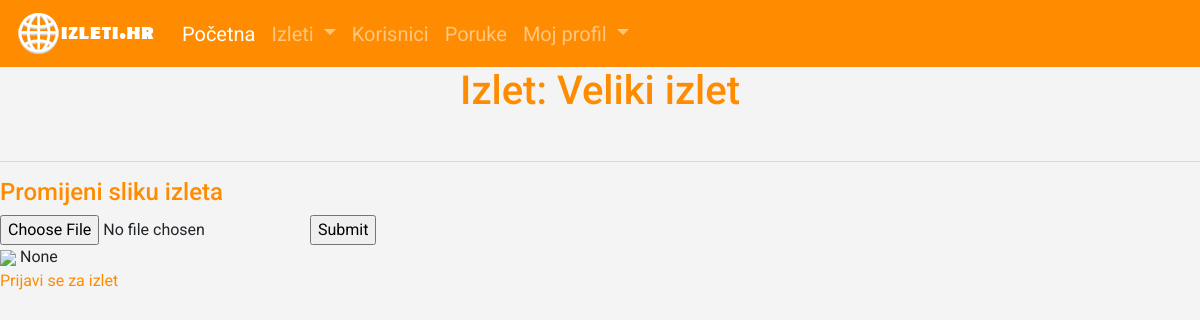
Page /izlet/2 (signed in) on the earlier database version.
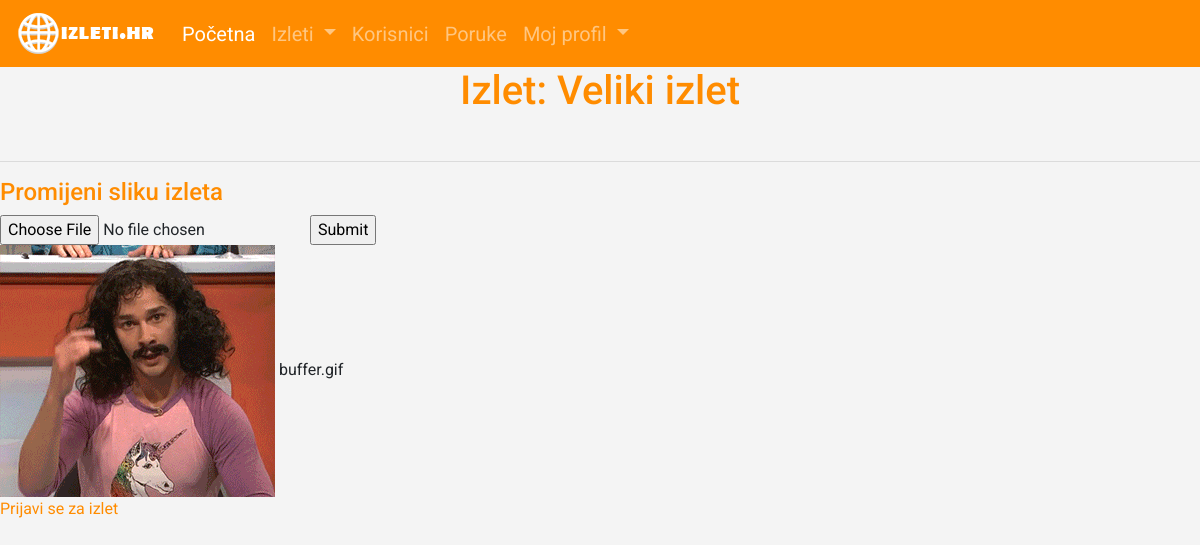
Same page on the later database version.
### app/models.py (models this page shows, shortened)
class Izlet(db.Model):
    id=db.Column(db.Integer,primary_key=True)
    naziv=db.Column(db.String(100),index=True)
    cijena=db.Column(db.Float,nullable=True)
    lokacija=db.Column(db.String(100),nullable=True)
    datum_polaska=db.Column(db.DateTime,nullable=True)
    datum_povratka=db.Column(db.DateTime,nullable=True)
    timestamp = db.Column(db.DateTime, index=True, default=datetime.utcnow)
    opis=db.Column(db.String(500), nullable=True)
    creator_id = db.Column(db.Integer, db.ForeignKey('user.id'))
    slika_izleta=db.Column(db.String(300), default='banne.jpg')
    sudionici=db.relationship("User", secondary=tablica_povezivanja, lazy='dynamic')
    def je_sudionik(self, user):
        return self.sudionici.filter(
            tablica_povezivanja.c.user_id == user.id).count() > 0

### app/routes.py (the view)
@app.route('/izlet/<id>')
@login_required
def izlet(id):
    izlet = Izlet.query.filter_by(id=id).first_or_404()
    return render_template('izlet.html', izlet=izlet)

### app/models.py (called while the page is built)
@login.user_loader
def load_user(id):
    return User.query.get(int(id))

### app/templates/izlet.html
{% extends "base.html" %}
{% block content %}
    <h1>Izlet: {{ izlet.naziv }}</h1>
    <hr>
    <h4>Promijeni sliku izleta</h4>
          <form action = "{{url_for('slika_izleta', id=izlet.id)}}" method = "POST" enctype = "multipart/form-data">
            <input type = "file" name = "slikai" />
            <input type = "submit"/>
          </form>
    {% if izlet.slika_izleta %}
    <img src="{{ url_for('static', filename='img2/' + izlet.slika_izleta) }}" />
    {% else %}
    <img src="{{ url_for('static', filename='img2/banne.jpg') }}" />
    {% endif %}
	{{izlet.slika_izleta}}
    {% if izlet.creator_id == current_user.id %}
    <p>{{current_user.username}}, ti si vlasnik izleta.
    </p>
    {% elif not izlet.creator_id == current_user.id %}
        {% if izlet.je_sudionik(current_user)%}
        <p><a href="{{ url_for('prestani_sudionik', id=izlet.id) }}">Odjavi se sa izleta</a></p>
        {% else %}
        <p><a href="{{ url_for('postani_sudionik', id=izlet.id) }}">Prijavi se za izlet</a></p>
        {% endif %}
    {% endif %}
{% endblock %}

### app/templates/base.html (shortened to what this page needs)
<!DOCTYPE html >
<html>
<head>
  <link rel="stylesheet" href="https://stackpath.bootstrapcdn.com/bootstrap/4.3.1/css/bootstrap.min.css">
  <link rel = "stylesheet" type="text/css" href="{{url_for('static',filename='style_index.css')}}">
  <link rel="stylesheet" href="https://use.fontawesome.com/releases/v5.8.1/css/all.css">
</head>
<body>
  <nav class="navbar navbar-expand-lg navbar-dark" style="background-color: #FF8C00;">
  <a class="navbar-brand" href="#"><img src="static/pictures/logo.png"></a>
  <div class="collapse navbar-collapse" id="navbarSupportedContent">
    <ul class="navbar-nav mr-auto">
      <li class="nav-item active">
        <a class="nav-link" href="{{url_for('index')}}">Početna <span class="sr-only">(current)</span></a>
      <li class="nav-item dropdown">
        <a class="nav-link dropdown-toggle" href="#" id="navbarDropdown" role="button" data-toggle="dropdown" aria-haspopup="true" aria-expanded="false">
          Izleti
        </a>
        <li class="nav-item">
        <a class="nav-link" href="{{url_for('svi_korisnici')}}">Korisnici <span class="sr-only">(current)</span></a>
      </li>
      <li class="nav-item">
        <a class="nav-link" href="#">Poruke <span class="sr-only">(current)</span></a>
      </li>
        <li class="nav-item dropdown">
        <a class="nav-link dropdown-toggle" href="#" id="navbarDropdown" role="button" data-toggle="dropdown" aria-haspopup="true" aria-expanded="false">
          Moj profil
        </a>
  </div>
</nav>
{% block content %}
{% endblock %}
</body>
</html>

### app/static/style_index.css (style rules this page uses)
body { font-family: 'Roboto', sans-serif; background-color: #f4f4f4; }
h1,h2,h3,h4 { color:#FF8C00; }
a { color:#FF8C00; }
.navbar-dark .navbar-nav { font-size: 20px !important; }
h1 { text-align:center; padding-bottom: 30px; }
html { -webkit-box-sizing: border-box; -moz-box-sizing: border-box; box-sizing: border-box; }
*, *:before, *:after { -webkit-box-sizing: inherit; -moz-box-sizing: inherit; box-sizing: inherit; }

Differences in the rows shown:
changed Izlet "Veliki izlet": slika_izleta: picture added; slika_izleta "None" → "buffer.gif"
